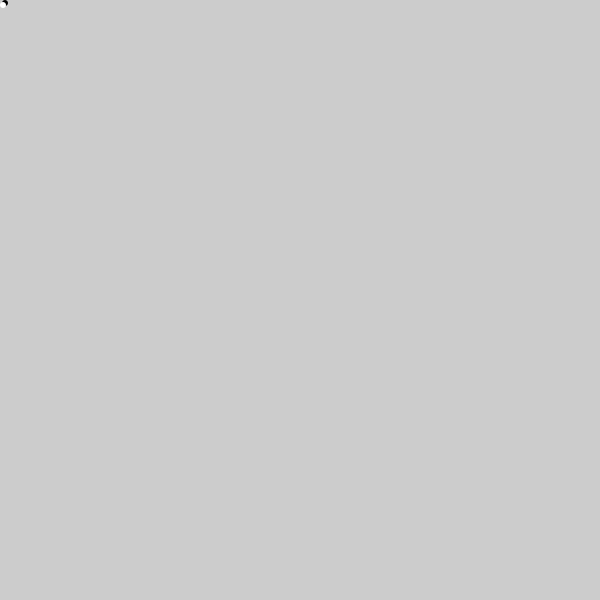
Frame 1 (no input)
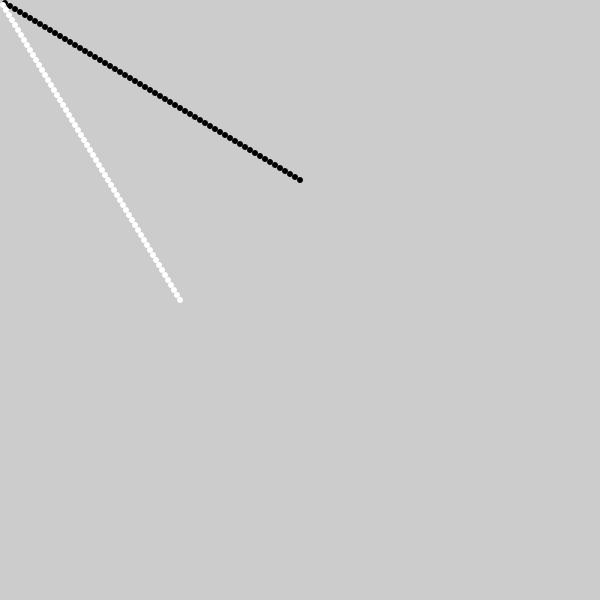
Frame 60 (the mouse pressed at the canvas centre just before this capture)
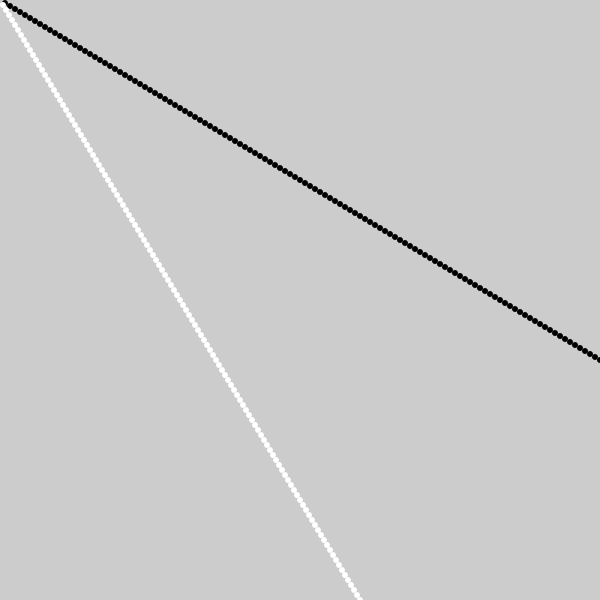
Frame 120 (the mouse held since frame 60 and released just before this capture)

The Processing sketch that drew these frames (run headless with seeded random() and noise(); from frame 60 on, the mouse is pressed at the canvas centre):

// Processing sketch: processing_109911
// ── processing_109911.pde

int x = 0;
int y = 0;
int speedX = 5;
int speedY = 3;

void setup() {
  size(600,600);
}

void draw() {
//background(0 );


  x = x + speedX;
  y = y + speedY;


  if ((x > width)) {
    speedX = speedX * -1;
    }
    if ((x < 0)){
     speedX = speedX * -1;
    }
    if ((y > height)) {
    speedY = speedY * -1;
    }
    if ((y < 0)){
    speedY = speedY * -1;
    }

  fill(0);
  noStroke();
  ellipse(x,y,6,6);
  fill(255);
  ellipse(y,x,6,6);
  }
